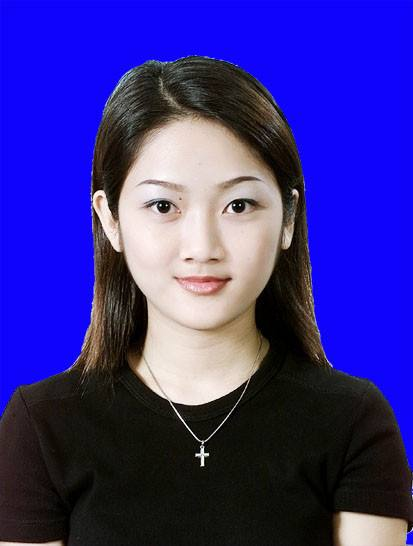
//> input picture Opencv_task101-120/photo/toux.jpg, 413 x 546 px
$ ./113KMeans图像分割_主色彩提取   (built with g++ and OpenCV 4)
//> lines starting //> are read from the running program, lines starting //| are printed output that depends on the picture
#include <opencv2/opencv.hpp>
#include <iostream>

using namespace cv;
using namespace std;

int main(int argc, char** argv) {
	Mat src = imread("photo/toux.jpg");
//> src is the input picture: 546 rows x 413 cols, CV_8UC3; mean B, G, R 143.5, 46, 55.8
	if (src.empty()) {
		printf("could not load image...\n");
		return -1;
	}
	namedWindow("input image", WINDOW_AUTOSIZE);
	imshow("input image", src);

	int width = src.cols;
//> width = 413
	int height = src.rows;
//> height = 546
	int dims = src.channels();
//> dims = 3

	// 初始化定义
	int sampleCount = width * height;
//> sampleCount = 225498
	int clusterCount = 4;
	Mat labels;
	Mat centers;

	// RGB 数据转换到样本数据
	Mat sample_data = src.reshape(3, sampleCount);
	Mat data;
	sample_data.convertTo(data, CV_32F);

	// 运行K-Means
	TermCriteria criteria = TermCriteria(TermCriteria::EPS + TermCriteria::COUNT, 10, 0.1);
	kmeans(data, clusterCount, labels, criteria, clusterCount, KMEANS_PP_CENTERS, centers);
//> centers = [[198.4, 207.4, 224.6], [15.4, 21.22, 24.75], [251, 3.4, 15.33], [95.85, 109.4, 127.7]]

	Mat card = Mat::zeros(Size(width, 50), CV_8UC3);
	vector<float> clusters(clusterCount);
	for (int i = 0; i < labels.rows; i++) {
		clusters[labels.at<int>(i, 0)]++;
	}
//> after the loop, clusters = [32655, 87065, 92645, 13133]
	for (int i = 0; i < clusters.size(); i++) {
		clusters[i] = clusters[i] / sampleCount;
	}
//> this loop made 4 passes
	int x_offset = 0;
	for (int x = 0; x < clusterCount; x++) {
		Rect rect;
		rect.x = x_offset;
		rect.y = 0;
		rect.height = 50;
		rect.width = round(clusters[x] * width);
		x_offset += rect.width;
		int b = centers.at<float>(x, 0);
		int g = centers.at<float>(x, 1);
		int r = centers.at<float>(x, 2);
		rectangle(card, rect, Scalar(b, g, r), -1, 8, 0);
	}
//> this loop made 4 passes
//> (x_offset, b, g, r) on passes 1 to 4: (60, 198, 207, 224), (219, 15, 21, 24), (389, 251, 3, 15), (413, 95, 109, 127)
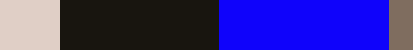
//> card: 50 rows x 413 cols, CV_8UC3; mean B, G, R 143.4, 45.7, 55.3
//> after the loop, x_offset = 413

	imshow("Image Color Card", card);
	waitKey(0);
	return 0;
}

$ run again, with Opencv_task101-120/photo/ce_02.jpg copied over Opencv_task101-120/photo/toux.jpg
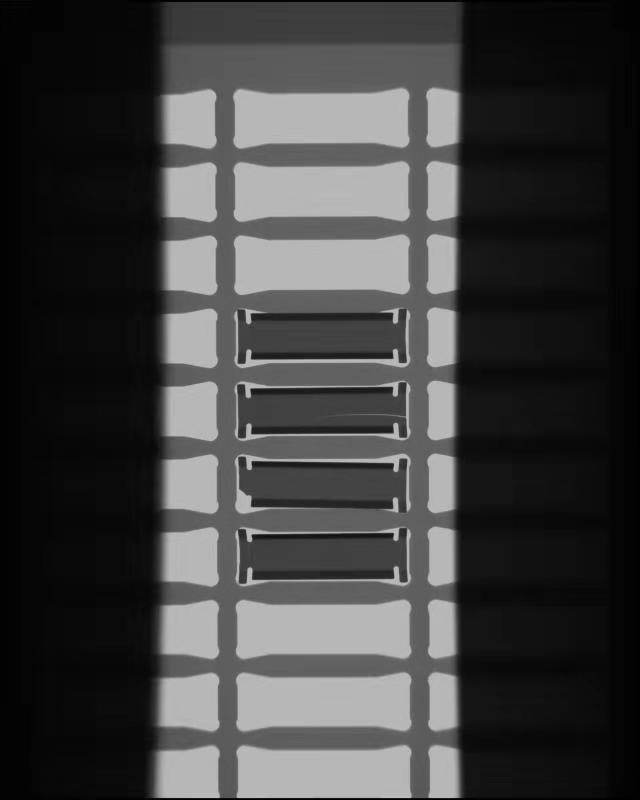
//> input picture Opencv_task101-120/photo/ce_02.jpg, 640 x 800 px
//> src is the input picture: 800 rows x 640 cols, CV_8UC3; min 0, max 201, mean 63.9
//> centers = [[60.44, 60.44, 60.44], [180.7, 180.7, 180.7], [10.72, 10.72, 10.72], [97.09, 97.09, 97.09]]
//> after the loop `for (int i = 0; i < labels.rows; i++)`: clusters = [46066, 101055, 274888, 89991]
//> the loop `for (int i = 0; i < clusters.size(); i++)` made 4 passes
//> the loop `for (int x = 0; x < clusterCount; x++)` made 4 passes
//> (x_offset, b, g, r) on passes 1 to 4: (58, 60, 60, 60), (184, 180, 180, 180), (528, 10, 10, 10), (640, 97, 97, 97)
//> after the loop `for (int x = 0; x < clusterCount; x++)`:
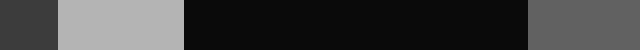
//> card: 50 rows x 640 cols, CV_8UC3; min 10, max 180, mean 63.2
//> after the loop `for (int x = 0; x < clusterCount; x++)`: x_offset = 640
